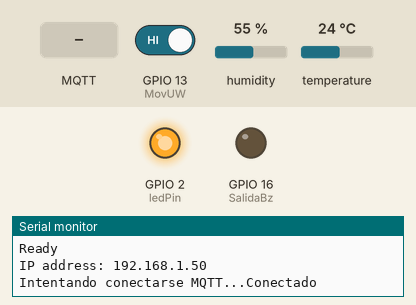
Simulated run of this sketch. Board: ESP8266 (NodeMCU). Shown: output pins drawn as LEDs (lit = HIGH), the last lines printed to the serial monitor. The inputs (shaded band) are chosen by the test bench; at power-on: GPIO 13 (MovUW) HIGH, humidity 55 %, temperature 24 °C. WiFi joins after 1.5 s; servers stay silent unless stated; no MQTT or app messages arrive unless stated.

Above: at 2.7 s.
2.8 s: GPIO 13 (MovUW) driven LOW
At 3.2 s:
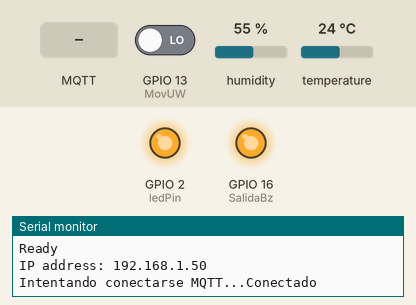
4.8 s: MQTT message "1" arrives on the first subscribed topic
At 6.0 s:
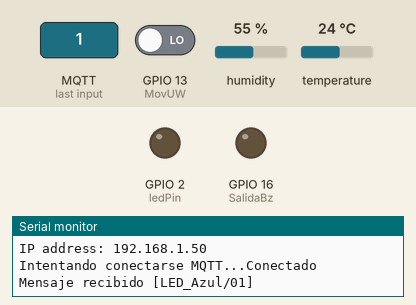
6.3 s: MQTT message "0" arrives on the first subscribed topic
At 7.2 s:
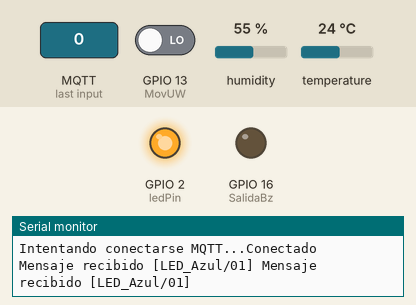
Timing chart, 0 to 9.3 s (numbered marks = the images above; inputs shaded):
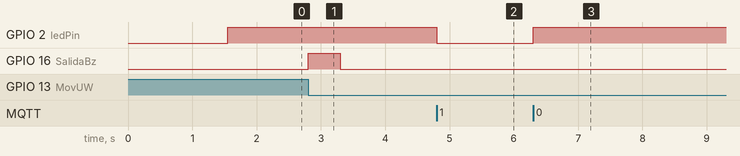

Measured:
- after the input at 2.8 s, GPIO 16 (SalidaBz): LOW → HIGH at once, → LOW 0.50 s later
- after the input at 4.8 s, GPIO 2 (ledPin): HIGH → LOW at once
- after the input at 6.3 s, GPIO 2 (ledPin): LOW → HIGH at once

The sketch:

Prueba_MQTT.ino
```cpp
#include <ESP8266WiFi.h>
#include <ESP8266mDNS.h>
#include <WiFiUdp.h>
#include <ArduinoOTA.h>
#include <PubSubClient.h>
#include <DHT.h>
#include <DHT_U.h>

// Definición de pines --------------

#define SenTyH 14
#define MovUW 13
#define MovPIR 12
#define SalidaBz 16
int ledPin = LED_BUILTIN;
int fotoPin = A0;

// Definición de variables y constantes ----------

const char *ssid = "pocha";
const char *password = "Vale07Marce05";
const char *mqttServer = "broker.emqx.io";
const int mqttPort = 1883;

int CuentaMov = 0;
char Cuenta[46];
char Temp[20];
char Hum[20];
char Luz[20];
bool flagMov = false;
int var = 0;
char datos[40];
// String resultS = "";
int TEMPERATURA = 0;
int HUMEDAD = 0;

unsigned long previousMillis = 0;     // Variable para almacenar el tiempo anterior
const unsigned long interval = 10000; // Intervalo de tiempo deseado en milisegundos

WiFiClient esp8266Client;
PubSubClient mqttClient(esp8266Client);

DHT dht(SenTyH, DHT11);

// Funciones ------

void callback(char *topic, byte *payload, unsigned int length)
{
  Serial.print("Mensaje recibido [");
  Serial.print(topic);
  Serial.print("] ");

  char payload_string[length + 1];

  int resultI;

  memcpy(payload_string, payload, length);
  payload_string[length] = '\0';
  resultI = atoi(payload_string);

  var = resultI;
}

void reconnect()
{
  while (!mqttClient.connected())
  {
    Serial.print("Intentando conectarse MQTT...");

    if (mqttClient.connect("esp8266Client"))
    {
      Serial.println("Conectado");

      mqttClient.subscribe("LED_Azul/01");
    }
    else
    {
      Serial.print("Fallo, rc=");
      Serial.print(mqttClient.state());
      Serial.println(" intentar de nuevo en 5 segundos");
      // Esperar 5 segundos antes de volver a intentar
      delay(5000);
    }
  }
}

// SETUP --------------------------------------------------
void setup()
{
  Serial.begin(115200);
  Serial.println("Booting");
  WiFi.mode(WIFI_STA);
  WiFi.begin(ssid, password);
  while (WiFi.waitForConnectResult() != WL_CONNECTED)
  {
    Serial.println("Connection Failed! Rebooting...");
    delay(5000);
    ESP.restart();
  }

  // Port defaults to 8266
  // ArduinoOTA.setPort(8266);

  // Hostname defaults to esp8266-[ChipID]
  ArduinoOTA.setHostname("Control_Frente");

  // No authentication by default
  ArduinoOTA.setPassword("admin");

  // Password can be set with it's md5 value as well
  // MD5(admin) = 21232f297a57a5a743894a0e4a801fc3
  // ArduinoOTA.setPasswordHash("21232f297a57a5a743894a0e4a801fc3");

  ArduinoOTA.onStart([]() {
    String type;
    if (ArduinoOTA.getCommand() == U_FLASH)
    {
      type = "sketch";
    }
    else
    {  // U_FS
      type = "filesystem";
    }
    // NOTE: if updating FS this would be the place to unmount FS using FS.end()
    Serial.println("Start updating " + type);
    });

  ArduinoOTA.onEnd([]() {
    Serial.println("\nEnd");
    digitalWrite(ledPin, HIGH);
    });

  ArduinoOTA.onProgress([](unsigned int progress, unsigned int total) {
    Serial.printf("Progress: %u%%\r", (progress / (total / 100)));
    digitalWrite(ledPin, LOW);
    });

  ArduinoOTA.onError([](ota_error_t error) {
    Serial.printf("Error[%u]: ", error);
    if (error == OTA_AUTH_ERROR)
    {
      Serial.println("Auth Failed");
    }
    else if (error == OTA_BEGIN_ERROR)
    {
      Serial.println("Begin Failed");
    }
    else if (error == OTA_CONNECT_ERROR)
    {
      Serial.println("Connect Failed");
    }
    else if (error == OTA_RECEIVE_ERROR)
    {
      Serial.println("Receive Failed");
    }
    else if (error == OTA_END_ERROR)
    {
      Serial.println("End Failed");
    }
    });

  ArduinoOTA.begin();
  Serial.println("Ready");
  Serial.print("IP address: ");
  Serial.println(WiFi.localIP());

  pinMode(ledPin, OUTPUT);
  pinMode(MovUW, INPUT);
  pinMode(MovPIR, INPUT);
  pinMode(SalidaBz, OUTPUT);
  mqttClient.setServer(mqttServer, mqttPort);
  mqttClient.setCallback(callback);
}

//Programa principal ---------------------------
void loop()
{
  ArduinoOTA.handle();

  if (!mqttClient.connected())
  {
    reconnect();
  }
  mqttClient.loop();

  digitalWrite(SalidaBz, LOW);

  if (var == 1)
  {
    digitalWrite(ledPin, LOW);
  }
  else if (var == 0)
  {
    digitalWrite(ledPin, HIGH);
  }

  if (!digitalRead(MovUW) && !flagMov)
  {
    flagMov = true;
    mqttClient.publish("Movimiento/uW", "Movmiento Detectado!!!");
    CuentaMov++;
    sprintf(Cuenta, "Cant. de movimientos detectados: %d ", CuentaMov);
    digitalWrite(SalidaBz, HIGH);
    delay(500);
    digitalWrite(SalidaBz, LOW);
  }
  if (digitalRead(MovUW))
    flagMov = false;

  unsigned long currentMillis = millis(); // Obtiene el tiempo actual
  if (currentMillis - previousMillis >= interval)
  {
    previousMillis = currentMillis;
    TEMPERATURA = dht.readTemperature();
    if (TEMPERATURA < -20 || TEMPERATURA > 99)
      TEMPERATURA = -100;
    sprintf(Temp, "Temperatura: %d ", TEMPERATURA);
    mqttClient.publish("Ambiente/Temp", Temp);
    HUMEDAD = dht.readHumidity();
    if (HUMEDAD < 0 || HUMEDAD > 99)
      HUMEDAD = -1;
    sprintf(Hum, "Humedad: %d ", HUMEDAD);
    mqttClient.publish("Ambiente/Hum", Hum);
    int fotoval = analogRead(fotoPin);
    if (fotoval < 500)
    {
      sprintf(Luz, "Es de día: %d ", fotoval);
    }
    else
    {
      sprintf(Luz, "Es de noche: %d ", fotoval);
    }

    mqttClient.publish("Ambiente/Luz", Luz);

    mqttClient.publish("Movimiento/uWc", Cuenta);
  }

  // delay(500);
}
```
